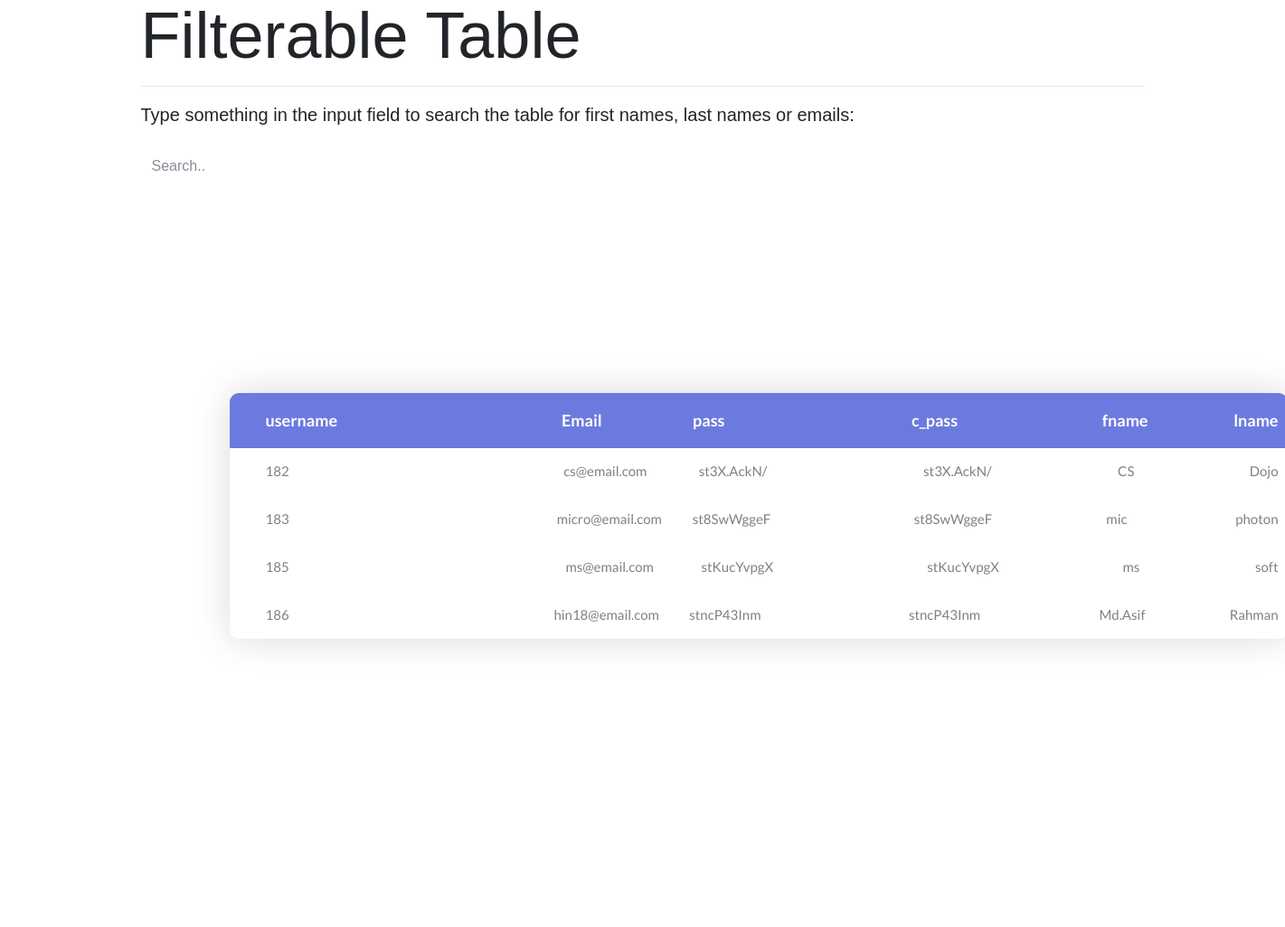
The app's page /resrvation_table.php with its own data.
### tables this page shows
CREATE TABLE `user_info` (
  `id` varchar(7) NOT NULL,
  `email` varchar(25) NOT NULL,
  `pass` varchar(10) NOT NULL,
  `conf_pass` varchar(10) NOT NULL,
  `first_name` varchar(15) DEFAULT NULL,
  `last_name` varchar(15) NOT NULL
);

### resrvation_table.php (the view, shortened to what this page needs)
<!DOCTYPE html>
<html lang="en">
<head>
	<link rel="stylesheet" type="text/css" href="css/bootstrap.min.css">
	<link rel="stylesheet" type="text/css" href="fonts/font-awesome-4.7.0/css/font-awesome.min.css">
	<link rel="stylesheet" type="text/css" href="css/animate.css">
	<link rel="stylesheet" type="text/css" href="css/select2.min.css">
	<link rel="stylesheet" type="text/css" href="css/perfect-scrollbar.css">
	<link rel="stylesheet" type="text/css" href="css/util.css">
	<link rel="stylesheet" type="text/css" href="css/main.css">
</head>
<body>
	<div class="container">
	<h2 class="display-3">Filterable Table</h2>
	<hr>
  <p class="lead">Type something in the input field to search the table for first names, last names or emails:</p><br> </di>
  <input class="form-control" id="myInput" type="text" placeholder="Search..">
  <br>
	<div class="limiter">
		<div class="container-table100">
			<div class="wrap-table100">
				<div class="table100 ver1 m-b-110">
					<div class="table100-head">
						<table>
							<thead>
								<tr class="row100 head">
									<th class="cell100 column1">username</th>
									<th class="cell100 column2">Email</th>
									<th class="cell100 column3">pass</th>
									<th class="cell100 column4">c_pass</th>
									<th class="cell100 column3">fname</th>
									<th class="cell100 column4">lname</th>
								</tr>
							</thead>
						</table>
					</div>
					<?php
                    require "connection.php";
                    $result= "SELECT * FROM user_info";
                    $query= mysqli_query($conn,$result);
                    while($row=mysqli_fetch_assoc($query)){
                    echo '<div class="table100-body js-pscroll">
						<table>
							<tbody id="myTable">
								<tr class="row100 body">
									<td class="cell100 column1">'.$row["id"].'</td>
									<td class="cell100 column2">'.$row["email"].'</td>
									<td class="cell100 column3">'.$row["pass"].'</td>
									<td class="cell100 column4">'.$row["conf_pass"].'</td>
									<td class="cell100 column5">'.$row["first_name"].'</td>
									<td class="cell100 column6">'.$row["last_name"].'</td>
								</tr>
							</tbody>
						</table>
					</div>';
                }
					?>
									</div>
				</div>
			</div>
		</div>
</body>
</html>

### css/perfect-scrollbar.css (style rules this page uses)
.ps { overflow: hidden !important; overflow-anchor: none; -ms-overflow-style: none; touch-action: auto; -ms-touch-action: auto; }

### css/main.css (style rules this page uses)
* { margin: 0px; padding: 0px; box-sizing: border-box; }
body, html { height: 100%; font-family: sans-serif; }
h1,h2,h3,h4,h5,h6 { margin: 0px; }
p { margin: 0px; }
input { display: block; outline: none; border: none !important; }
.js-pscroll { position: relative; overflow: hidden; }
.limiter { width: 1366px; margin: 0 auto; }
.container-table100 { width: 100%; min-height: 100vh; background: #fff; display: -webkit-box; display: -webkit-flex; display: -moz-box; display: -ms-flexbox; display: flex; align-items: center; justify-content: center; flex-wrap: wrap; padding: 33px 30px; }
.wrap-table100 { width: 1170px; }
.table100 { background-color: #fff; }
table { width: 100%; }
th, td { font-weight: unset; padding-right: 10px; }
.column1 { width: 33%; padding-left: 40px; }
.column2 { width: 13%; }
.column3 { width: 22%; }
.column4 { width: 19%; }
.column5 { width: 13%; }
.table100-head th { padding-top: 18px; padding-bottom: 18px; }
.table100-body td { padding-top: 16px; padding-bottom: 16px; }
.table100 { position: relative; padding-top: 60px; }
.table100-head { position: absolute; width: 100%; top: 0; left: 0; }
.table100-body { max-height: 585px; overflow: auto; }
.table100.ver1 th { font-family: Lato-Bold; font-size: 18px; color: #fff; line-height: 1.4; background-color: #6c7ae0; }
.table100.ver1 td { font-family: Lato-Regular; font-size: 15px; color: #808080; line-height: 1.4; }
.table100.ver1 { border-radius: 10px; overflow: hidden; box-shadow: 0 0px 40px 0px rgba(0, 0, 0, 0.15); -moz-box-shadow: 0 0px 40px 0px rgba(0, 0, 0, 0.15); -webkit-box-shadow: 0 0px 40px 0px rgba(0, 0, 0, 0.15); -o-box-shadow: 0 0px 40px 0px rgba(0, 0, 0, 0.15); -ms-box-shadow: 0 0px 40px 0px rgba(0, 0, 0, 0.15); }

### records on screen
user_info: id "182", email "cs@email.com", pass "st3X.AckN/", conf_pass "st3X.AckN/", first_name "CS", last_name "Dojo"
user_info: id "183", email "micro@email.com", pass "st8SwWggeF", conf_pass "st8SwWggeF", first_name "mic", last_name "photon"
user_info: id "185", email "ms@email.com", pass "stKucYvpgX", conf_pass "stKucYvpgX", first_name "ms", last_name "soft"
user_info: id "186", email "hin18@email.com", pass "stncP43Inm", conf_pass "stncP43Inm", first_name "Md.Asif", last_name "Rahman"
